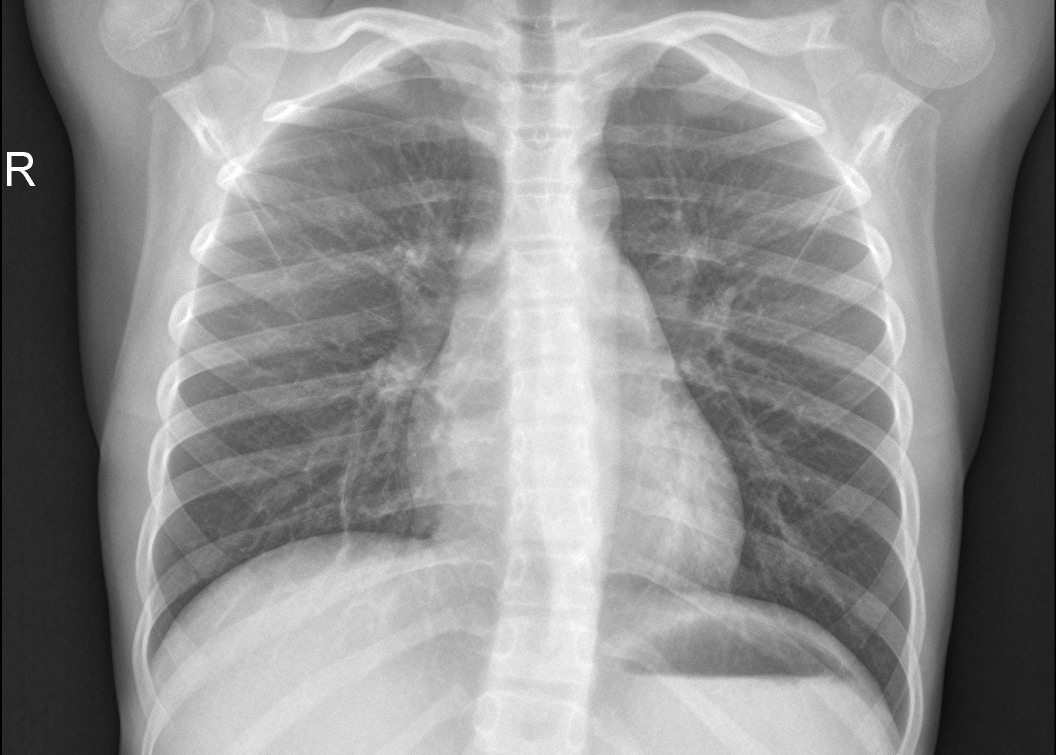
#> input picture dataset/test/NORMAL/IM-0003-0001.jpeg, 2111 x 1509 px (shown at 1/2 size); its folder holds only this picture in this run
$ python image_resizing.py
#> lines starting #> are read from the running program, lines starting #| are printed output that depends on the picture
from PIL import Image
import glob, os

size = 224, 224

for file in glob.glob("C:/! random/ML Proj/dataset/*/*/*.jpeg"):
    filename, ext = os.path.splitext(file)
    with Image.open(file) as img:
#> img is the input picture: PIL image 2111x1509 L; min 0, max 255, mean 142.4
        img.thumbnail(size)
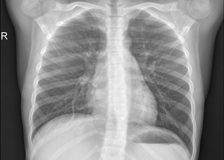
#> img: PIL image 224x160 L; min 15, max 255, mean 142.5
        final_img = Image.new('RGB', size) # creates black background for padding
#> final_img: PIL image 224x224 RGB; every value is 0
        x = (224 - img.width) // 2
#> x = 0
        y = (224 - img.height) // 2
#> y = 32
        final_img.paste(img, (x, y))
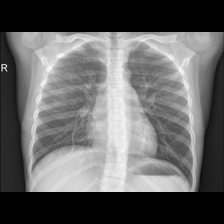
#> final_img: PIL image 224x224 RGB; min 0, max 255, mean 101.8
        final_img.save(filename + '_resized.jpeg', 'JPEG')
        os.remove(file)
    print(f'{file} has been resized and the original removed')
#> pass 2 of the loop `for file in glob.glob("C:/! random/ML Proj/dataset/*/*/*.jpeg"):`:
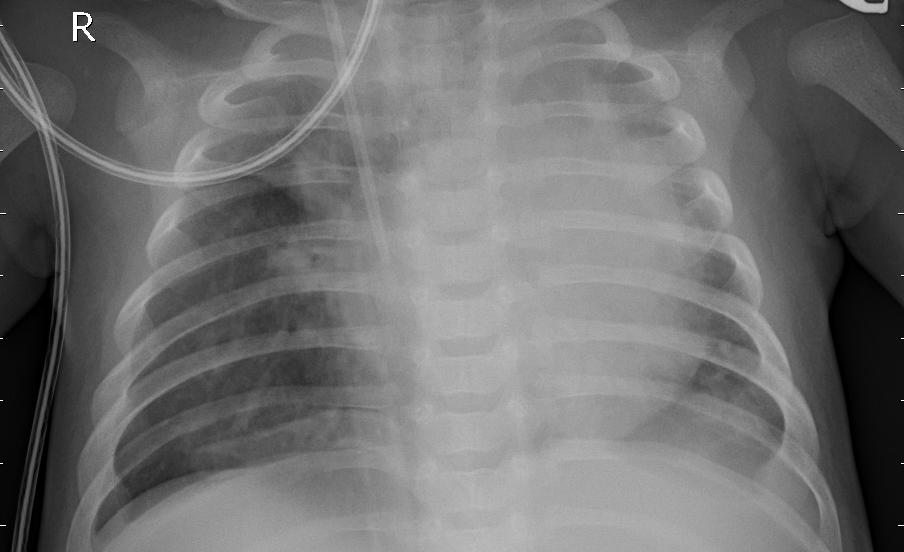
#> input picture dataset/test/PNEUMONIA/person100_bacteria_479.jpeg, 904 x 552 px
#> img is the input picture: PIL image 904x552 L; min 0, max 255, mean 112.3
#> img: PIL image 224x137 L
#> `final_img.paste(img, (x, y))`:
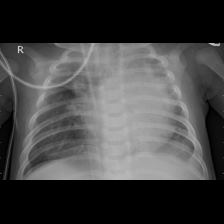
#> final_img: PIL image 224x224 RGB; min 0, max 211, mean 68.8

print('script complete')
